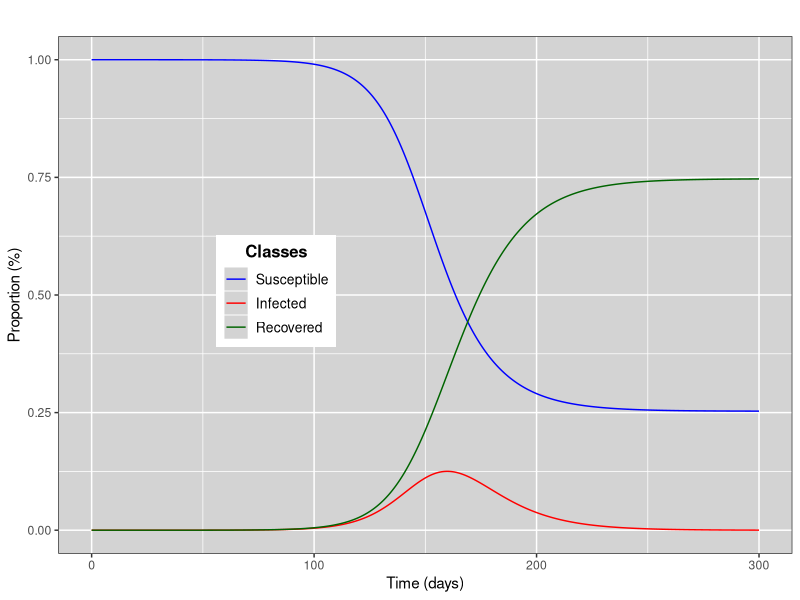
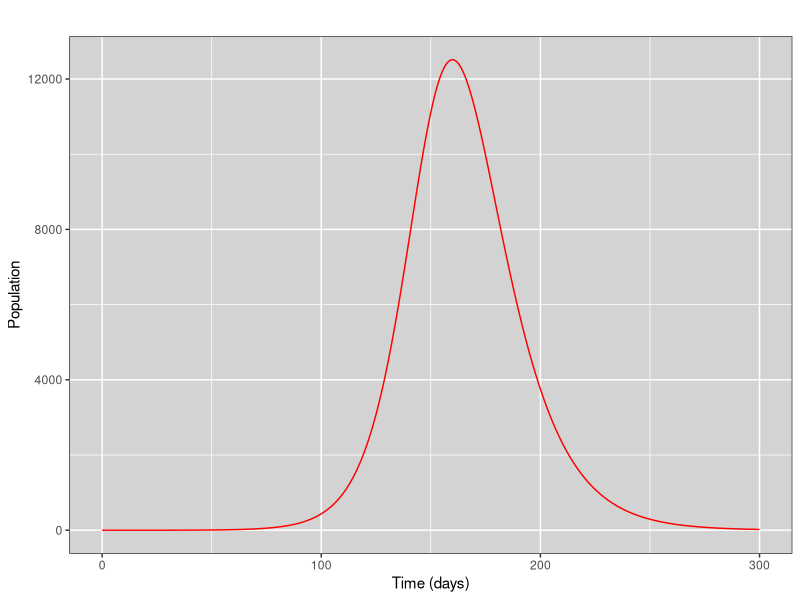

R code for these plots, in order:
library(deSolve)
library(ggplot2)
library(dplyr)

#initial values for SIR model
t <- 300       #time for model (unit in days)
b <- 0.184   #value for beta (contact rate)
g <- 0.1   #value for gamma (recovery rate)
P <- 100000   #value for assumed population

#input initial values into the model
SIR.model <- function(t, b, g)
  require(deSolve)
  initial_values <- c(S=1-1e-6, I=1e-6, R=0) #initial population for three classes
  parameters <- c(beta=b, gamma=g)
  time <- seq(0, t, by=t/(5*length(1:t)))

#define the differential equations
equation <- function(time, state, parameters){
    with(as.list(c(state, parameters)),{
      dS <- -beta*S*I
      dI <- beta*S*I-gamma*I
      dR <- gamma*I
      return(list(c(dS, dI, dR)))
      })
}

#calculate output for proportion of S,I,R
output <- ode(y=initial_values, times=time, func=equation, parms=parameters)
output.df <- as.data.frame(output)

#calculate output for the I population
output.I <- output.df[, c("time", "I")]
output.I <- output.I %>% mutate(I.P=I*P)

#set theme for the graph
require(ggplot2)
mytheme <- theme_bw() +
  theme(text=element_text(colour="black")) +
  theme(panel.grid = element_line(colour = "white")) +
  theme(panel.background = element_rect(fill = "lightgrey"))
theme_set(mytheme)

#set title and subtitle for the graph
title <- bquote("SIR Model for Influenza")
subtit <- bquote(list(beta==.(parameters[1]), ~gamma==.(parameters[2])))

#plot the graph for proportion of S,I,R
graph_SIR <- ggplot(output.df, aes(x=time))+
  ggtitle("")+
  geom_line(aes(y=S, colour="Susceptible"))+
  geom_line(aes(y=I, colour="Infected"))+
  geom_line(aes(y=R, colour="Recovered"))+
  ylab(label="Proportion (%)")+
  xlab(label="Time (days)")+
  theme(plot.title = element_text(size=16, hjust = 0.5))+
  theme(plot.subtitle = element_text(size=12, hjust = 0.5))+
  theme(legend.justification=c(4.5,0), legend.position=c(0.95,0.4))+
  theme(legend.title=element_text(size=12, face="bold", hjust=0.5),
        legend.background = element_rect(fill='#FFFFFF', size=0.5, linetype="solid"),
        legend.text=element_text(size=10),
        legend.key=element_rect(colour="#FFFFFF", fill='lightgrey', size=0.25, linetype="solid"))+
  scale_colour_manual("Classes", breaks=c("Susceptible", "Infected", "Recovered"), values=c("blue", "red", "darkgreen"))
print(graph_SIR)

#plot the graph for the I population
graph_infection <- ggplot(output.I, aes(x=time, y=I.P))+
  ggtitle("")+
  geom_line(color="red")+
  ylab(label="Population")+
  xlab(label="Time (days)")+
  theme(plot.title = element_text(size=16, hjust = 0.5))
print(graph_infection)
